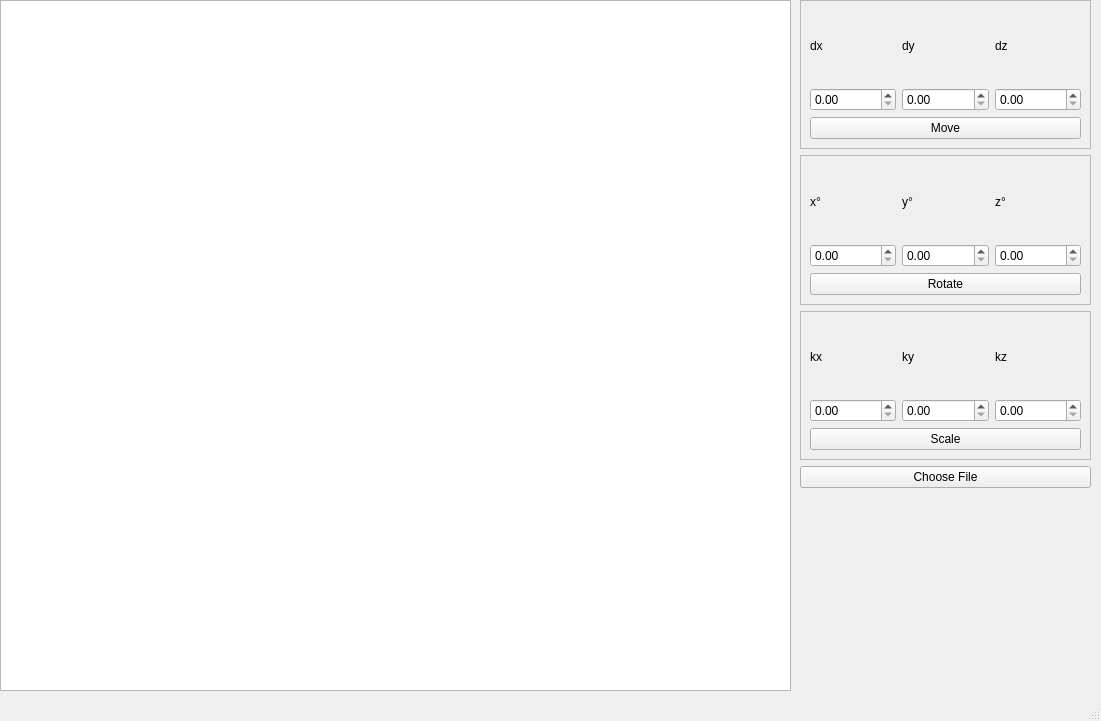
<?xml version="1.0" encoding="UTF-8"?>
<ui version="4.0">
 <class>MainWindow</class>
 <widget class="QMainWindow" name="MainWindow">
  <property name="geometry">
   <rect>
    <x>0</x>
    <y>0</y>
    <width>1101</width>
    <height>721</height>
   </rect>
  </property>
  <property name="windowTitle">
   <string>MainWindow</string>
  </property>
  <widget class="QWidget" name="centralwidget">
   <widget class="QWidget" name="layoutWidget">
    <property name="geometry">
     <rect>
      <x>800</x>
      <y>0</y>
      <width>291</width>
      <height>488</height>
     </rect>
    </property>
    <layout class="QVBoxLayout" name="verticalLayout">
     <item>
      <widget class="QFrame" name="frame_2">
       <property name="frameShape">
        <enum>QFrame::StyledPanel</enum>
       </property>
       <property name="frameShadow">
        <enum>QFrame::Raised</enum>
       </property>
       <layout class="QVBoxLayout" name="verticalLayout_5">
        <item>
         <layout class="QVBoxLayout" name="verticalLayout_4">
          <item>
           <layout class="QHBoxLayout" name="horizontalLayout_6">
            <item>
             <widget class="QLabel" name="label_7">
              <property name="text">
               <string>dx</string>
              </property>
             </widget>
            </item>
            <item>
             <widget class="QLabel" name="label_8">
              <property name="text">
               <string>dy</string>
              </property>
             </widget>
            </item>
            <item>
             <widget class="QLabel" name="label_9">
              <property name="text">
               <string>dz</string>
              </property>
             </widget>
            </item>
           </layout>
          </item>
          <item>
           <layout class="QHBoxLayout" name="horizontalLayout_2">
            <item>
             <widget class="QDoubleSpinBox" name="doubleSpinBox_4"/>
            </item>
            <item>
             <widget class="QDoubleSpinBox" name="doubleSpinBox_5"/>
            </item>
            <item>
             <widget class="QDoubleSpinBox" name="doubleSpinBox_6"/>
            </item>
           </layout>
          </item>
          <item>
           <widget class="QPushButton" name="buttonMove">
            <property name="text">
             <string>Move</string>
            </property>
           </widget>
          </item>
         </layout>
        </item>
       </layout>
      </widget>
     </item>
     <item>
      <widget class="QFrame" name="frame_3">
       <property name="frameShape">
        <enum>QFrame::StyledPanel</enum>
       </property>
       <property name="frameShadow">
        <enum>QFrame::Raised</enum>
       </property>
       <layout class="QVBoxLayout" name="verticalLayout_7">
        <item>
         <layout class="QVBoxLayout" name="verticalLayout_6">
          <item>
           <layout class="QHBoxLayout" name="horizontalLayout_5">
            <item>
             <widget class="QLabel" name="label_4">
              <property name="text">
               <string>x°</string>
              </property>
             </widget>
            </item>
            <item>
             <widget class="QLabel" name="label_5">
              <property name="text">
               <string>y°</string>
              </property>
             </widget>
            </item>
            <item>
             <widget class="QLabel" name="label_6">
              <property name="text">
               <string>z°</string>
              </property>
             </widget>
            </item>
           </layout>
          </item>
          <item>
           <layout class="QHBoxLayout" name="horizontalLayout_3">
            <item>
             <widget class="QDoubleSpinBox" name="doubleSpinBox_7"/>
            </item>
            <item>
             <widget class="QDoubleSpinBox" name="doubleSpinBox_8"/>
            </item>
            <item>
             <widget class="QDoubleSpinBox" name="doubleSpinBox_9"/>
            </item>
           </layout>
          </item>
          <item>
           <widget class="QPushButton" name="buttonRotate">
            <property name="text">
             <string>Rotate</string>
            </property>
           </widget>
          </item>
         </layout>
        </item>
       </layout>
      </widget>
     </item>
     <item>
      <widget class="QFrame" name="frame">
       <property name="frameShape">
        <enum>QFrame::StyledPanel</enum>
       </property>
       <property name="frameShadow">
        <enum>QFrame::Raised</enum>
       </property>
       <property name="lineWidth">
        <number>20</number>
       </property>
       <property name="midLineWidth">
        <number>5</number>
       </property>
       <layout class="QVBoxLayout" name="verticalLayout_3">
        <item>
         <layout class="QVBoxLayout" name="verticalLayout_2">
          <item>
           <layout class="QHBoxLayout" name="horizontalLayout_4">
            <item>
             <widget class="QLabel" name="label">
              <property name="text">
               <string>kx</string>
              </property>
             </widget>
            </item>
            <item>
             <widget class="QLabel" name="label_2">
              <property name="text">
               <string>ky</string>
              </property>
             </widget>
            </item>
            <item>
             <widget class="QLabel" name="label_3">
              <property name="text">
               <string>kz</string>
              </property>
             </widget>
            </item>
           </layout>
          </item>
          <item>
           <layout class="QHBoxLayout" name="horizontalLayout">
            <item>
             <widget class="QDoubleSpinBox" name="doubleSpinBox"/>
            </item>
            <item>
             <widget class="QDoubleSpinBox" name="doubleSpinBox_2"/>
            </item>
            <item>
             <widget class="QDoubleSpinBox" name="doubleSpinBox_3"/>
            </item>
           </layout>
          </item>
          <item>
           <widget class="QPushButton" name="buttonScale">
            <property name="text">
             <string>Scale</string>
            </property>
           </widget>
          </item>
         </layout>
        </item>
       </layout>
      </widget>
     </item>
     <item>
      <widget class="QPushButton" name="buttonChooseFile">
       <property name="text">
        <string>Choose File</string>
       </property>
      </widget>
     </item>
    </layout>
   </widget>
   <widget class="QGraphicsView" name="graphicsView">
    <property name="geometry">
     <rect>
      <x>0</x>
      <y>0</y>
      <width>791</width>
      <height>691</height>
     </rect>
    </property>
   </widget>
  </widget>
  <widget class="QMenuBar" name="menubar">
   <property name="geometry">
    <rect>
     <x>0</x>
     <y>0</y>
     <width>1101</width>
     <height>23</height>
    </rect>
   </property>
  </widget>
  <widget class="QStatusBar" name="statusbar"/>
 </widget>
 <resources/>
 <connections/>
</ui>
